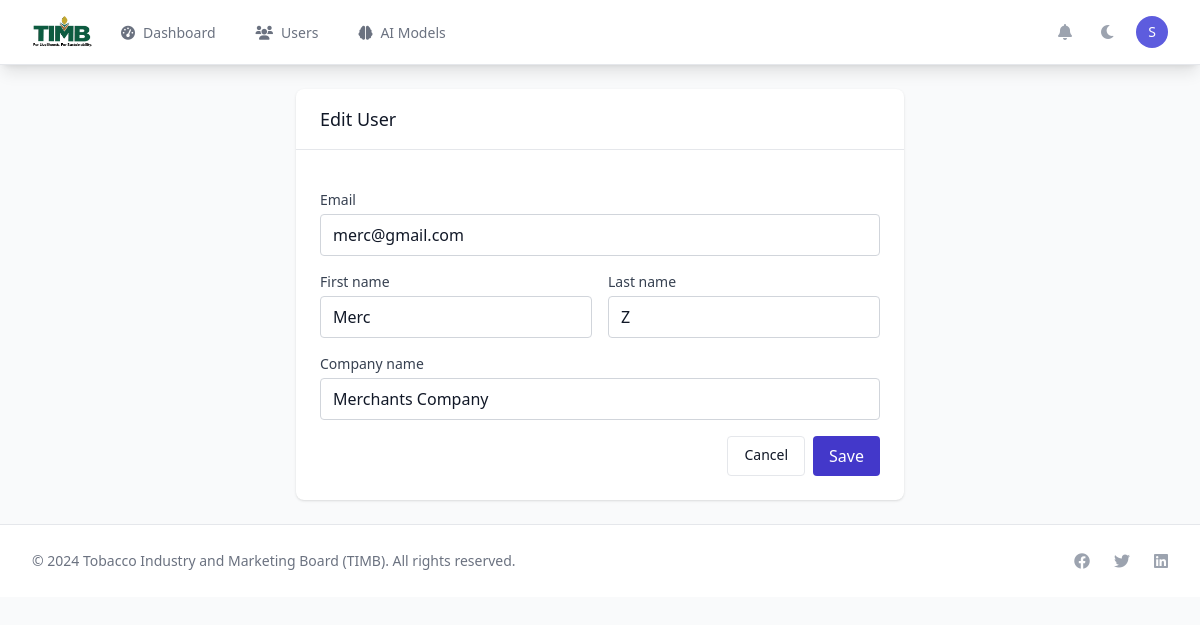
The page /timb/users/4/edit/ (signed in) on the database as committed earlier.
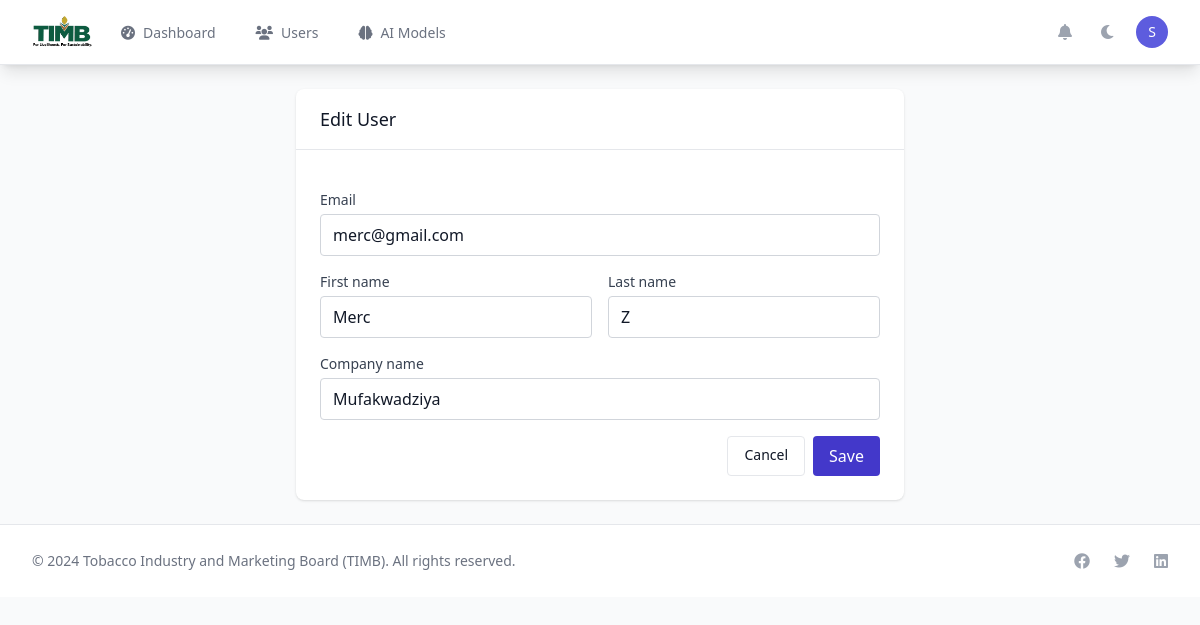
The same page on the database as committed later.
### authentication/models.py (models this page shows, shortened)
class User(AbstractUser):
    is_timb_staff = models.BooleanField(default=False, help_text='TIMB staff member')
    is_merchant = models.BooleanField(default=False, help_text='Tobacco merchant')
    phone = models.CharField(max_length=20, blank=True)
    national_id = models.CharField(max_length=50, blank=True)
    is_verified = models.BooleanField(default=False)
    verification_token = models.CharField(max_length=100, blank=True)
    verification_sent_at = models.DateTimeField(blank=True, null=True)
    two_factor_enabled = models.BooleanField(default=False)
    backup_codes = models.JSONField(default=list, blank=True)
    login_attempts = models.IntegerField(default=0)
    locked_until = models.DateTimeField(blank=True, null=True)
    last_login_ip = models.GenericIPAddressField(blank=True, null=True)
    last_login_device = models.CharField(max_length=200, blank=True)
    login_history = models.JSONField(default=list, blank=True)
    password_changed_at = models.DateTimeField(auto_now_add=True)
    password_reset_required = models.BooleanField(default=False)
    email_notifications = models.BooleanField(default=True)
    sms_notifications = models.BooleanField(default=False)
    push_notifications = models.BooleanField(default=True)
    class Meta:
        verbose_name = 'User'
        verbose_name_plural = 'Users'
    def get_user_type(self):
        if self.is_superuser:
            return "Administrator"
        elif self.is_timb_staff:
            return "TIMB Staff"
        elif self.is_merchant:
            return "Merchant"
        else:
            return "User"

### timb_dashboard/models.py (models this page shows, shortened)
class Merchant(models.Model):
    user = models.OneToOneField(User, on_delete=models.CASCADE, related_name='merchant_profile')
    company_name = models.CharField(max_length=200, blank=True)
    business_registration_number = models.CharField(max_length=100, blank=True)
    license_number = models.CharField(max_length=100, unique=True)
    license_issue_date = models.DateField(null=True, blank=True)
    license_expiry_date = models.DateField(null=True, blank=True)
    business_address = models.TextField(blank=True)
    business_phone = models.CharField(max_length=20, blank=True)
    business_email = models.EmailField(blank=True)
    website = models.URLField(blank=True)
    bank_name = models.CharField(max_length=100, blank=True)
    bank_account_number = models.CharField(max_length=50, blank=True)
    bank_branch = models.CharField(max_length=100, blank=True)
    annual_trading_volume = models.DecimalField(max_digits=15, decimal_places=2, default=0)
    preferred_grades = models.ManyToManyField('TobaccoGrade', blank=True)
    trading_regions = models.JSONField(default=list, blank=True)
    is_verified = models.BooleanField(default=False)
    is_active = models.BooleanField(default=True)
    verification_date = models.DateTimeField(null=True, blank=True)
    verified_by = models.ForeignKey(settings.AUTH_USER_MODEL, on_delete=models.SET_NULL, null=True, blank=True, related_name='verified_merchants')
    created_at = models.DateTimeField(default=timezone.now)
    updated_at = models.DateTimeField(auto_now=True)
    class Meta:
        db_table = 'timb_merchants'
        ordering = ['company_name', 'user__username']
        indexes = [
            models.Index(fields=['license_number']),
            models.Index(fields=['is_verified', 'is_active']),
            models.Index(fields=['company_name']),
        ]

### timb_dashboard/views.py (the view, shortened to what this page needs)
# urls.py: path('users/<int:user_id>/edit/', views.edit_user, name='edit_user'),
@login_required
@user_passes_test(is_timb_staff)
def edit_user(request, user_id):
    user = get_object_or_404(User, id=user_id, is_merchant=True)
    context = { 'u': user }
    return render(request, 'timb_dashboard/edit_user.html', context)

### timb_dashboard/views.py (called while the page is built)
def is_timb_staff(user):
    return user.is_authenticated and (user.is_staff or user.is_timb_staff)

### utils/context_processors.py (called while the page is built)
def global_context(request):
    return {
        'TIMB_SETTINGS': getattr(settings, 'TIMB_SETTINGS', {}),
        'current_time': timezone.now(),
        'system_name': 'TIMB Trading System',
        'system_version': '1.0.0',
    }

### templates/timb_dashboard/edit_user.html (shortened to what this page needs)
{% extends 'base.html' %}
{% block content %}
<div class="max-w-2xl mx-auto py-6 sm:px-6 lg:px-8">
    <div class="bg-white dark:bg-gray-800 shadow rounded-lg">
        <div class="px-6 py-4 border-b border-gray-200 dark:border-gray-700">
            <h3 class="text-lg font-medium text-gray-900 dark:text-white">Edit User</h3>
        </div>
        <form method="post" class="p-6 space-y-4">
            <div>
                <label class="block text-sm text-gray-700 dark:text-gray-300 mb-1">Email</label>
                <input type="email" name="email" value="{{ u.email }}" class="w-full px-3 py-2 border rounded bg-white dark:bg-gray-800 border-gray-300 dark:border-gray-600" />
            </div>
            <div class="grid grid-cols-1 md:grid-cols-2 gap-4">
                <div>
                    <label class="block text-sm text-gray-700 dark:text-gray-300 mb-1">First name</label>
                    <input type="text" name="first_name" value="{{ u.first_name }}" class="w-full px-3 py-2 border rounded bg-white dark:bg-gray-800 border-gray-300 dark:border-gray-600" />
                </div>
                <div>
                    <label class="block text-sm text-gray-700 dark:text-gray-300 mb-1">Last name</label>
                    <input type="text" name="last_name" value="{{ u.last_name }}" class="w-full px-3 py-2 border rounded bg-white dark:bg-gray-800 border-gray-300 dark:border-gray-600" />
                </div>
            </div>
            {% if u.merchant_profile %}
            <div>
                <label class="block text-sm text-gray-700 dark:text-gray-300 mb-1">Company name</label>
                <input type="text" name="company_name" value="{{ u.merchant_profile.company_name }}" class="w-full px-3 py-2 border rounded bg-white dark:bg-gray-800 border-gray-300 dark:border-gray-600" />
            </div>
            {% endif %}
            <div class="flex justify-end space-x-2">
                <a href="{% url 'timb_dashboard:users' %}" class="px-4 py-2 border rounded text-sm">Cancel</a>
                <button type="submit" class="px-4 py-2 bg-primary-600 text-white rounded">Save</button>
            </div>
        </form>
    </div>
</div>
{% endblock %}

Rows that differ between the two databases and show on the page:
changed User "merc@gmail.com": company_name "Merchants Company" → "Mufakwadziya"
